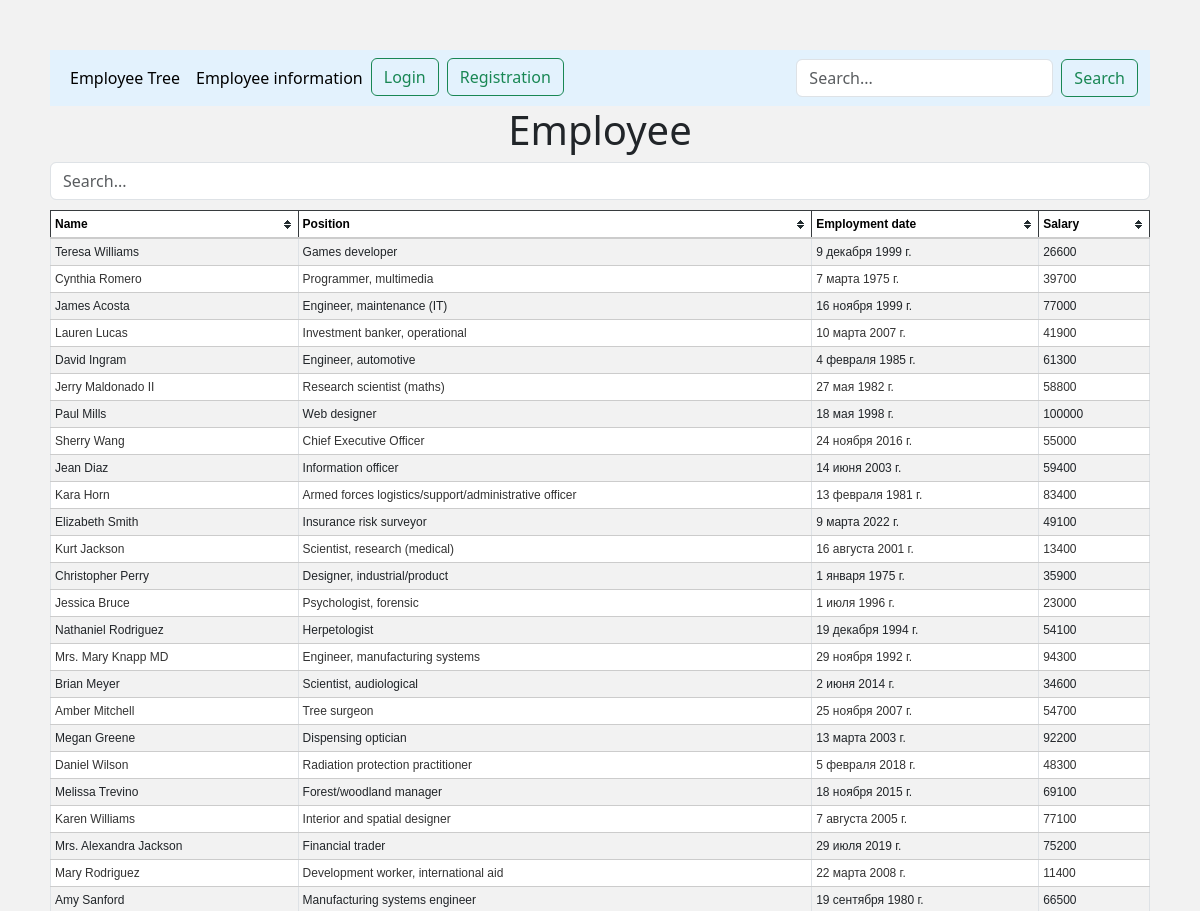
The app's page /employee/ (upper part), older data.
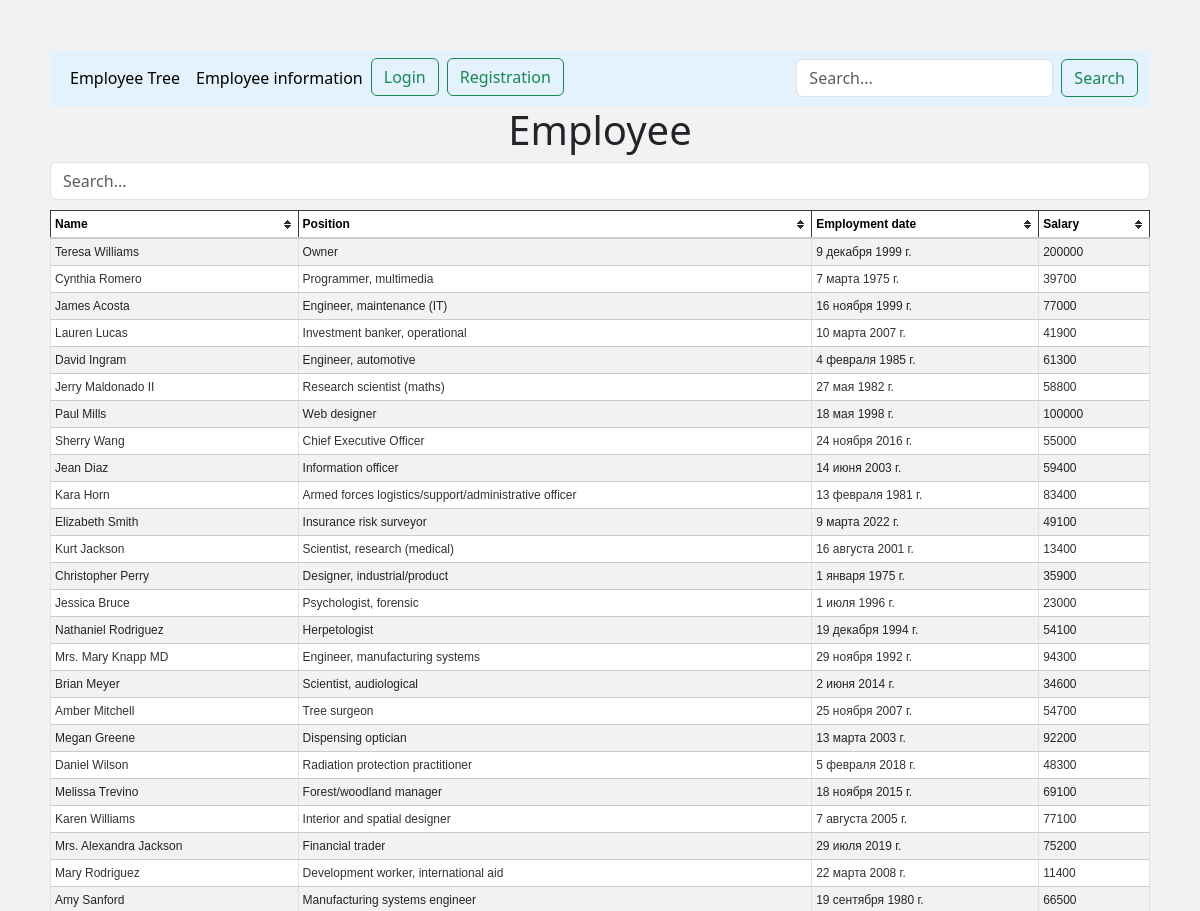
The same page, newer data.
### database/models.py (models this page shows, shortened)
class Employee(MPTTModel):
    name = models.CharField(max_length=50, unique=True)
    position = models.CharField(max_length=50)
    employment_date = models.DateField(auto_now_add=False)
    salary = models.PositiveIntegerField()
    parent = TreeForeignKey('self', on_delete=models.CASCADE, null=True, blank=True, related_name='children')
    class MPTTMeta:
        order_insertion_by = ['name']

### database/views.py (the view)
# urls.py: path('employee/', employee, name='home'),
def employee(request):
    data = Employee.objects.all()
    return render(request, 'database/index.html', {'title': 'Employee', 'data': data})

### database/templates/database/index.html
{% extends 'database/base.html' %}
{% block content %}
<h1>{{ title }}</h1>
<form action="{% url 'search' %}" method="get">
    <input name="q" type="text" placeholder="Search..." class="form-control">
</form>
<table class="table table-striped table-bordered" id="myTable">
    <thead>
    <tr class="table-dark">
        <th>Name</th>
        <th>Position</th>
        <th>Employment date</th>
        <th>Salary</th>
    </tr>
    </thead>
    <tbody>
    {% for d in data %}
    <tr>
        <td>{{ d.name }}</td>
        <td>{{ d.position }}</td>
        <td>{{ d.employment_date }}</td>
        <td>{{ d.salary }}</td>
    </tr>
    {% endfor %}
    </tbody>
</table>
{% endblock %}

### database/templates/database/base.html (shortened to what this page needs)
{% load static %}
<!doctype html>
<html lang="en">
<head>
    <link href="/static/database/css/bootstrap.min.css" rel="stylesheet">
    <link href="/static/database/css/style.css" rel="stylesheet">
    <link rel="stylesheet" href="/static/database/css/theme.default.min.css">
</head>
<body>
<nav class="navbar navbar-expand-lg" style="background-color: #e3f2fd">
    <div class="container-fluid">
        <div class="collapse navbar-collapse" id="navbarSupportedContent">
            <ul class="navbar-nav me-auto mb-2 mb-lg-0">
                <li class="nav-item">
                    <a class="nav-link active" aria-current="page" href="http://127.0.0.1:8000/">Employee Tree</a>
                </li>
                <li class="nav-item">
                    <a class="nav-link active" href="http://127.0.0.1:8000/employee">Employee information</a>
                </li>
                {% if user.is_authenticated %}
                <li class="nav-item">
                    <a class="btn btn-outline-success me-2" type="button" href="{% url 'profile' %}">Profile</a>
                </li>
                <li class="nav-item">
                    <a class="btn btn-outline-success me-2" type="button" href="{% url 'logout' %}">Logout</a>
                </li>
                {% else %}
                <li class="nav-item">
                    <a class="btn btn-outline-success me-2" type="button" href="{% url 'login' %}">Login</a>
                </li>
                <li class="nav-item">
                    <a class="btn btn-outline-success me-2" type="button" href="{% url 'register' %}">Registration</a>
                </li>
                {% endif %}
            </ul>
            <form class="d-flex" role="search" action="{% url 'search' %}" method="get">
                <input name="q" class="form-control me-2" type="text" placeholder="Search..." aria-label="Search">
                <button class="btn btn-outline-success" type="submit" >Search</button>
            </form>
        </div>
    </div>
</nav>
{% block content %}
{% endblock %}
</body>
</html>

### database/static/database/css/style.css (style rules this page uses)
body { background-color: #f2f2f2; }
h1 { text-align: center; }
html { margin: 50px; }

Row changes from the older to the newer data that the page shows:
changed Employee "Teresa Williams": position "Games developer" → "Owner"; salary "26600" → "200000"
